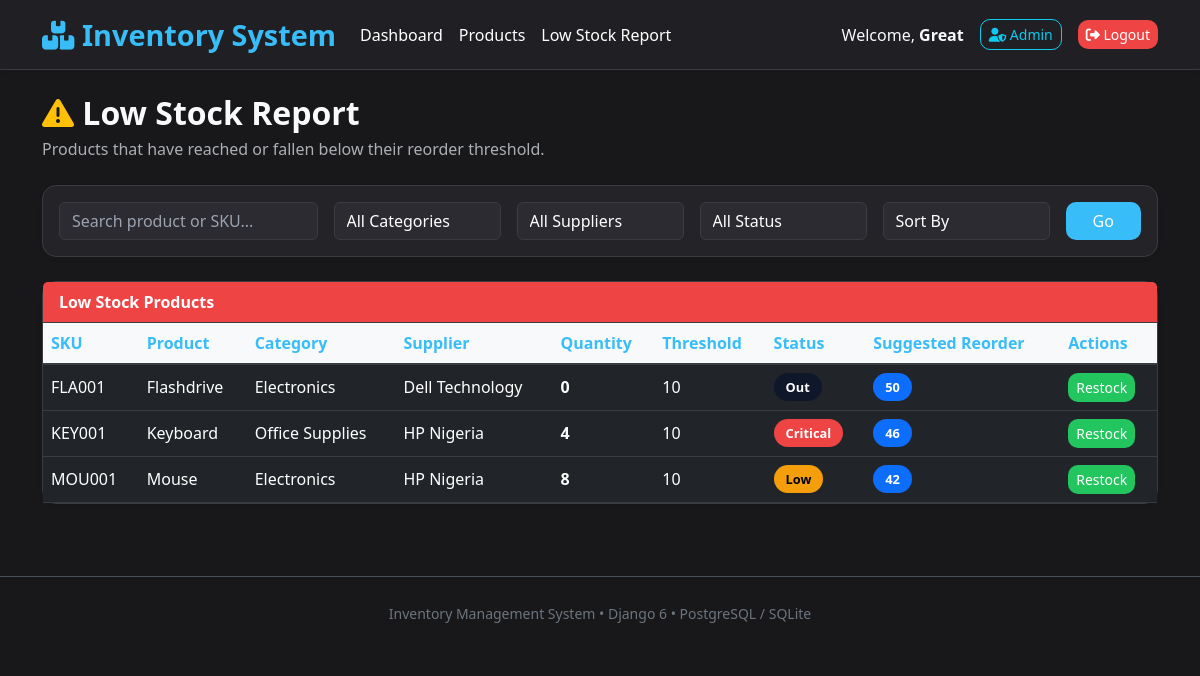
Screenshot of /reports/low-stock/ (signed in) with the database file from the repository.
### inventory/models.py (models this page shows, shortened)
class Product(models.Model):
    STATUS_CHOICES = (
        ("NORMAL", "Normal"),
        ("LOW", "Low Stock"),
        ("CRITICAL", "Critical"),
        ("OUT", "Out of Stock"),
    )
    name = models.CharField(max_length=150)
    sku = models.CharField(
        max_length=50,
        unique=True
    )
    description = models.TextField(blank=True)
    image = models.ImageField(
        upload_to="products/",
        blank=True,
        null=True
    )
    category = models.ForeignKey(
        Category,
        on_delete=models.CASCADE,
        related_name="products"
    )
    supplier = models.ForeignKey(
        Supplier,
        on_delete=models.CASCADE,
        related_name="products"
    )
    quantity = models.PositiveIntegerField(
        default=0,
        validators=[MinValueValidator(0)]
    )
    minimum_stock = models.PositiveIntegerField(default=5)
    reorder_threshold = models.PositiveIntegerField(default=10)
    maximum_stock = models.PositiveIntegerField(default=50)
    purchase_price = models.DecimalField(
        max_digits=10,
        decimal_places=2
    )
    selling_price = models.DecimalField(
        max_digits=10,
        decimal_places=2
    )
    status = models.CharField(
        max_length=20,
        choices=STATUS_CHOICES,
        default="NORMAL"
    )
    last_restocked = models.DateTimeField(
        blank=True,
        null=True
    )
    created_at = models.DateTimeField(auto_now_add=True)
    updated_at = models.DateTimeField(auto_now=True)
    class Meta:
        ordering = ["name"]
    @property
    def suggested_reorder(self):
        return max(0, self.maximum_stock - self.quantity)

class Category(models.Model):
    name = models.CharField(max_length=100, unique=True)
    description = models.TextField(blank=True)
    created_at = models.DateTimeField(auto_now_add=True)
    class Meta:
        ordering = ["name"]
        verbose_name_plural = "Categories"

class Supplier(models.Model):
    name = models.CharField(max_length=150)
    email = models.EmailField(blank=True)
    phone = models.CharField(max_length=20, blank=True)
    address = models.TextField(blank=True)
    created_at = models.DateTimeField(auto_now_add=True)
    class Meta:
        ordering = ["name"]

### inventory/views.py (the view)
class LowStockReportView(
    LoginRequiredMixin,
    ListView,
):
    model = Product
    paginate_by = 10
    template_name = (
        "inventory/low_stock_report.html"
    )
    context_object_name = "products"
    def get_queryset(self):
        queryset = Product.objects.filter(
            quantity__lte=F(
                "reorder_threshold"
            )
        ).select_related(
            "category",
            "supplier"
        )
        search = self.request.GET.get("search")
        category = self.request.GET.get("category")
        supplier = self.request.GET.get("supplier")
        status = self.request.GET.get("status")
        sort = self.request.GET.get("sort")
        if search:
            queryset = queryset.filter(
                Q(name__icontains=search)
                |
                Q(sku__icontains=search)
            )
        if category:
            queryset = queryset.filter(
                category_id=category
            )
        if supplier:
            queryset = queryset.filter(
                supplier_id=supplier
            )
        if status:
            queryset = queryset.filter(
                status=status
            )
        if sort == "lowest":
            queryset = queryset.order_by(
                "quantity"
            )
        elif sort == "highest":
            queryset = queryset.order_by(
                "-quantity"
            )
        elif sort == "name":
            queryset = queryset.order_by(
                "name"
            )
        else:
            queryset = queryset.order_by(
                "quantity"
            )
        return queryset
    def get_context_data(self, **kwargs):
        context = super().get_context_data(**kwargs)
        context["categories"] = (
            Category.objects.all()
        )
        context["suppliers"] = (
            Supplier.objects.all()
        )
        return context

### inventory/templates/inventory/low_stock_report.html (shortened to what this page needs)
{% extends "inventory/base.html" %}
{% block content %}
<div class="d-flex justify-content-between align-items-center mb-4">
    <div>
        <h2 class="mb-1">
            <i class="fas fa-triangle-exclamation text-warning"></i>
            Low Stock Report
        </h2>
        <p class="text-muted mb-0">
            Products that have reached or fallen below their reorder threshold.
        </p>
    </div>
</div>
<div class="card shadow-sm mb-4">
    <div class="card-body">
        <form method="get">
            <div class="row g-3">
                <div class="col-md-3">
                    <input
                        type="text"
                        class="form-control"
                        name="search"
                        placeholder="Search product or SKU..."
                        value="{{ request.GET.search }}">
                </div>
                <div class="col-md-2">
                    <select
                        name="category"
                        class="form-select">
                        <option value="">All Categories</option>
                    </select>
                </div>
                <div class="col-md-2">
                    <select
                        name="supplier"
                        class="form-select">
                        <option value="">All Suppliers</option>
                    </select>
                </div>
                <div class="col-md-2">
                    <select
                        name="status"
                        class="form-select">
                        <option value="">All Status</option>
                    </select>
                </div>
                <div class="col-md-2">
                    <select
                        name="sort"
                        class="form-select">
                        <option value="">Sort By</option>
                    </select>
                </div>
                <div class="col-md-1 d-grid">
                    <button
                        class="btn btn-primary">
                        Go
                    </button>
                </div>
            </div>
        </form>
    </div>
</div>
<div class="card shadow-sm">
    <div class="card-header bg-danger text-white">
        <strong>
            Low Stock Products
        </strong>
    </div>
    <div class="table-responsive">
        <table class="table table-hover align-middle mb-0">
            <thead class="table-light">
                <tr>
                    <th>SKU</th>
                    <th>Product</th>
                    <th>Category</th>
                    <th>Supplier</th>
                    <th>Quantity</th>
                    <th>Threshold</th>
                    <th>Status</th>
                    <th>Suggested Reorder</th>
                    <th>Actions</th>
                </tr>
            </thead>
            <tbody>
                {% for product in products %}
                <tr>
                    <td>{{ product.sku }}</td>
                    <td>{{ product.name }}</td>
                    <td>{{ product.category.name }}</td>
                    <td>{{ product.supplier.name }}</td>
                    <td>
                        <strong>
                            {{ product.quantity }}
                        </strong>
                    </td>
                    <td>
                        {{ product.reorder_threshold }}
                    </td>
                    <td>
                        {% if product.status == "LOW" %}
                        <span class="badge bg-warning text-dark">
                            Low
                        </span>
                        {% elif product.status == "CRITICAL" %}
                        <span class="badge bg-danger">
                            Critical
                        </span>
                        {% else %}
                        <span class="badge bg-dark">
                            Out
                        </span>
                        {% endif %}
                    </td>
                    <td>
                        <span class="badge bg-primary">
                            {{ product.suggested_reorder }}
                        </span>
                    </td>
                    <td>
                        <a
                            href="{% url 'inventory:stock-update' product.pk %}"
                            class="btn btn-success btn-sm">
                            Restock
                        </a>
                    </td>
                </tr>
                {% endfor %}
            </tbody>
        </table>
    </div>
</div>
{% endblock %}

### inventory/templates/inventory/base.html (shortened to what this page needs)
{% load static %}
<!DOCTYPE html>
<html lang="en" data-bs-theme="dark">
<head>
    <link href="https://cdn.jsdelivr.net/npm/bootstrap@5.3.3/dist/css/bootstrap.min.css"
          rel="stylesheet">
    <link rel="stylesheet"
          href="https://cdnjs.cloudflare.com/ajax/libs/font-awesome/6.5.2/css/all.min.css">
    <link rel="stylesheet"
          href="{% static 'inventory/css/style.css' %}">
</head>
<body>
<nav class="navbar navbar-expand-lg navbar-dark shadow-sm">
    <div class="container">
        <a class="navbar-brand fw-bold"
           href="{% url 'inventory:dashboard' %}">
            <i class="fa-solid fa-boxes-stacked"></i>
            Inventory System
        </a>
        <div class="collapse navbar-collapse"
             id="navbarNav">
            <ul class="navbar-nav me-auto">
                <li class="nav-item">
                    <a class="nav-link {% if request.resolver_match.url_name == 'dashboard' %}active{% endif %}"
                       href="{% url 'inventory:dashboard' %}">
                        Dashboard
                    </a>
                </li>
                <li class="nav-item">
                    <a class="nav-link {% if request.resolver_match.url_name == 'products' %}active{% endif %}"
                       href="{% url 'inventory:products' %}">
                        Products
                    </a>
                </li>
                <li class="nav-item">
                    <a class="nav-link {% if request.resolver_match.url_name == 'low-stock' %}active{% endif %}"
                       href="{% url 'inventory:low-stock' %}">
                        Low Stock Report
                    </a>
                </li>
            </ul>
            {% if user.is_authenticated %}
            <div class="d-flex align-items-center gap-3">
                <span class="text-light">
                    Welcome,
                    <strong>{{ user.username }}</strong>
                </span>
                {% if user.is_staff %}
                    <a href="/admin/"
                       class="btn btn-outline-info btn-sm">
                        <i class="fa-solid fa-user-shield"></i>
                        Admin
                    </a>
                {% endif %}
                <form method="post"
                      action="{% url 'logout' %}">
                    <button class="btn btn-danger btn-sm">
                        <i class="fa-solid fa-right-from-bracket"></i>
                        Logout
                    </button>
                </form>
            </div>
            {% endif %}
        </div>
    </div>
</nav>
<div class="container py-4">
    {% block content %}
    {% endblock %}
</div>
<footer class="text-center py-4 mt-5 border-top">
    <small class="text-secondary">
        Inventory Management System • Django 6 • PostgreSQL / SQLite
    </small>
</footer>
</body>
</html>

### inventory/static/css/style.css (style rules this page uses)
:root { --primary:#38bdf8; --primary-hover:#0ea5e9; --success:#22c55e; --warning:#f59e0b; --danger:#ef4444; --dark:#18181b; --card:#242428; --border:#3b3b42; --text:#f8fafc; --muted:#b6bcc6; }
body { background:var(--dark); color:var(--text); font-family:"Segoe UI",sans-serif; min-height:100vh; }
.navbar { background:#202024 !important; border-bottom:1px solid var(--border); }
.navbar-brand { color:var(--primary)!important; font-weight:700; font-size:1.8rem; }
.nav-link { color:white!important; transition:.3s; }
h1, h2, h3, h4, h5 { font-weight:700; }
.card { background:var(--card); border:1px solid var(--border); border-radius:14px; transition:.25s; }
.card-header { background:transparent; border-bottom:1px solid var(--border); font-weight:600; }
.table { color:white; margin-bottom:0; }
.table thead th { border-bottom:2px solid var(--border); color:var(--primary); font-weight:600; }
.table td { vertical-align:middle; border-color:var(--border); }
.form-control, .form-select { background:#2b2b31; border:1px solid var(--border); color:white; }
.form-control::placeholder { color:#9ca3af; }
.btn { border-radius:10px; }
.btn-primary { background:var(--primary); border:none; }
.btn-success { background:var(--success); border:none; }
.btn-danger { background:var(--danger); border:none; }
.badge { padding:8px 12px; font-size:.8rem; border-radius:50px; }
.bg-warning { background:var(--warning)!important; color:black!important; }
.bg-danger { background:var(--danger)!important; }
.bg-dark { background:#0f172a!important; }

### rows the page displays
Product: sku "FLA001", name "Flashdrive", category.name "Electronics", supplier.name "Dell Technology", quantity "0", reorder_threshold "10", status "Out", suggested_reorder "50"
Product: sku "KEY001", name "Keyboard", category.name "Office Supplies", supplier.name "HP Nigeria", quantity "4", reorder_threshold "10", status "Critical", suggested_reorder "46"
Product: sku "MOU001", name "Mouse", category.name "Electronics", supplier.name "HP Nigeria", quantity "8", reorder_threshold "10", status "Low", suggested_reorder "42"

### other values shown
{{ user.username }} "Great"
